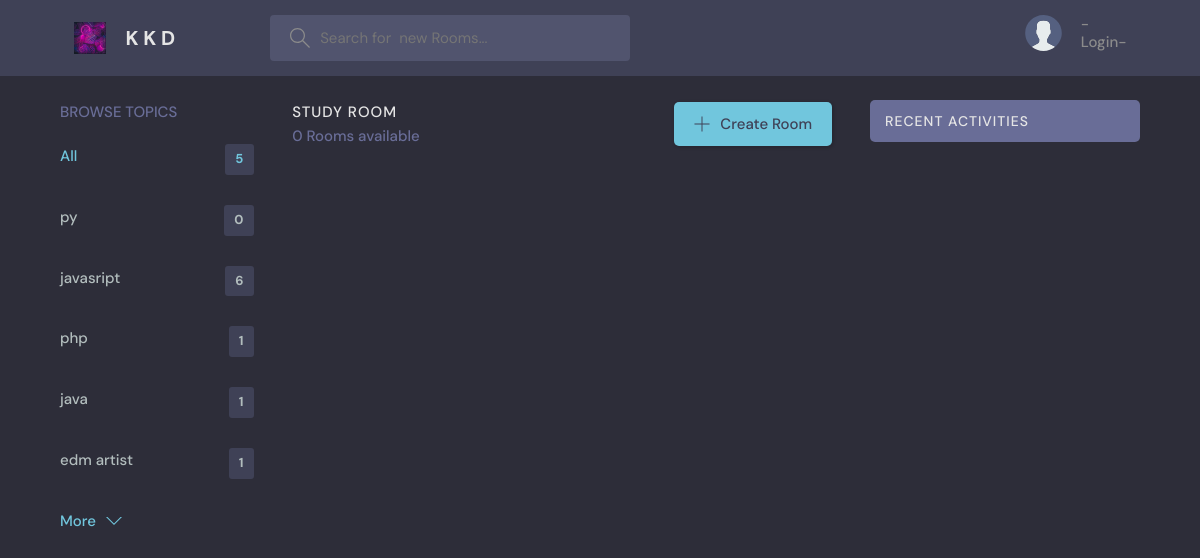
The page /?q=technology on the database as committed earlier.
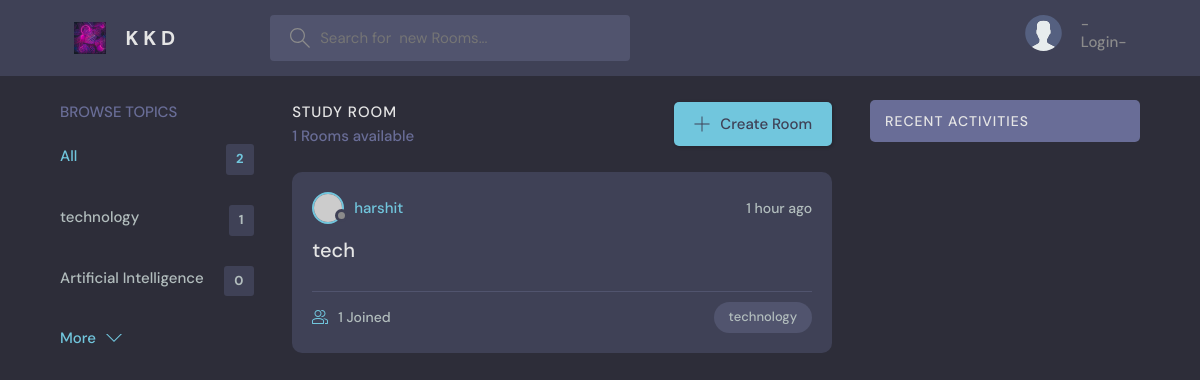
The same page on the database as committed later.
### varta/models.py (models this page shows, shortened)
class Topic(models.Model):
	name = models.CharField(max_length=200)

class Room(models.Model):
	host = models.ForeignKey(User,on_delete=models.SET_NULL,null=True)
	topic = models.ForeignKey(Topic,on_delete=models.SET_NULL,null=True)
	name = models.TextField(max_length=100)
	description = models.TextField(null=True,blank=True)
	participants = models.ManyToManyField(User,related_name='participants',blank=True)
	updated = models.DateTimeField(auto_now=True)
	created = models.DateTimeField(auto_now_add=True)
	class Meta:
		ordering = ['-updated','-created']

### varta/views.py (the view)
# urls.py: path('',views.home,name='home'),
def home(request):
	q = request.GET.get('q') if request.GET.get('q') != None else ''
	rooms = Room.objects.filter(Q(topic__name__icontains=q) | Q(name__icontains=q) |Q(description__icontains=q))
	topics = Topic.objects.all()[0:5]
	room_count = rooms.count()
	room_messages = Message.objects.filter(Q(room__topic__name__icontains=q))
	context = {'rooms':rooms,'topics':topics,'room_count':room_count,'room_messages':room_messages}
	return render(request,'varta/home.html',context)

### varta/templates/varta/home.html (shortened to what this page needs)
    {%extends 'main.html'%}
    {% block content%}
    <main class="layout layout--3">
      <div class="container">
        {% include 'varta/topic.html'%}
        <div class="roomList">
          <div class="roomList__header">
            <div>
              <h2>Study Room</h2>
              <p>{{room_count}} Rooms available</p>
            </div>
            <a class="btn btn--main" href="{% url 'create-room'%}">
              <svg version="1.1" xmlns="http://www.w3.org/2000/svg" width="32" height="32" viewBox="0 0 32 32">
                <title>add</title>
                <path
                  d="M16.943 0.943h-1.885v14.115h-14.115v1.885h14.115v14.115h1.885v-14.115h14.115v-1.885h-14.115v-14.115z"
                ></path>
              </svg>
              Create Room
            </a>
          </div>
         {% include 'varta/feed.html' %}
        </div>
        {% include 'varta/activity_.html' %}
      </div>
    </main>
    {% endblock%}

### templates/main.html (shortened to what this page needs)
<!DOCTYPE html>
{%load static%}
<html lang="en">
  <head>
    <link rel="stylesheet" href="{% static 'styles/style.css'%}" />
  </head>
  <body>
    	{% include 'navbar.html' %}
	{% block content %}
{% endblock %}
  </body>
</html>

### templates/navbar.html (shortened to what this page needs)
   {% load static%}
 <header class="header header--loggedIn">
      <div class="container">
        <a href="{% url 'home'%}" class="header__logo">
          <img src="{% static 'images/im.jpg' %}" />
          <h1>K K D</h1>
        </a>
        <form class="header__search" method="GET" action="{% url 'home' %}">
          <label>
            <input  name="q" placeholder="Search for  new Rooms..." />
          </label>
        </form>
        <nav class="header__menu">
          {% if request.user.is_authenticated %}
          <div class="header__user">
            <a href="{% url 'update-user'%}">
              <div class="avatar avatar--medium active">
                <img src="https://randomuser.me/api/portraits/men/37.jpg" />
              </div>
              <p>{{request.user.username}} <span>@{{request.user.username}}</span></p>
            </a>
            <button class="dropdown-button">
              <svg version="1.1" xmlns="http://www.w3.org/2000/svg" width="32" height="32" viewBox="0 0 32 32">
                <title>chevron-down</title>
                <path d="M16 21l-13-13h-3l16 16 16-16h-3l-13 13z"></path>
              </svg>
            </button>
          </div>
{% else %}
        <a href="{% url 'login' %}">
            <img src="{% static 'images/avatar.svg'%}" />
            <p>-Login-</p>
          </a>
      {% endif%}
        </nav>
      </div>
    </header>

### varta/templates/varta/topic.html
     <div class="topics">
          <div class="topics__header">
            <h2>Browse Topics</h2>
          </div>
          <ul class="topics__list">
            <li>
              <a href="{% url 'home' %}" class="active">All <span>{{topics.count}}</span></a>
            </li>{% for topic in topics %}
            <li>
              <a href="{% url 'home' %}?q={{topic.name}}">{{topic.name}} <span>{{topic.room_set.all.count}}</span></a>
            </li>
           {%endfor%}
          </ul>
          <a class="btn btn--link" href="{% url 'topics'%}">
            More
            <svg version="1.1" xmlns="http://www.w3.org/2000/svg" width="32" height="32" viewBox="0 0 32 32">
              <title>chevron-down</title>
              <path d="M16 21l-13-13h-3l16 16 16-16h-3l-13 13z"></path>
            </svg>
          </a>
        </div>

### varta/templates/varta/feed.html (shortened to what this page needs)
 {% for room in rooms%}
 <div class="roomListRoom">
            <div class="roomListRoom__header">
              <a href="{% url 'user-profile' room.host.id %}" class="roomListRoom__author">
                <div class="avatar avatar--small">
                  <img src="https://randomuser.me/api/portraits/women/11.jpg" />
                </div>
                <span>{{room.host.username}}</span>
              </a>
              <div class="roomListRoom__actions">
                <span>{{room.created|timesince}} ago</span>
              </div>
            </div>
            <div class="roomListRoom__content">
              <a href="{% url 'room' room.id%}">{{room.name}}</a>
                         </div>
            <div class="roomListRoom__meta">
              <a href="{% url 'room' room.id%}" class="roomListRoom__joined">
                {{room.participants.all.count}} Joined
              </a>
              <p class="roomListRoom__topic">{{room.topic.name}}</p>
            </div>
          </div>
{%endfor%}

### varta/templates/varta/activity_.html (shortened to what this page needs)
<div class="activities">
          <div class="activities__header">
            <h2>Recent Activities</h2>
          </div>
        </div>

Rows that differ between the two databases and show on the page:
removed Topic: name "py", room_set.all.count "0"
removed Topic: name "javasript", room_set.all.count "6"
removed Topic: name "php", room_set.all.count "1"
removed Topic: name "java", room_set.all.count "1"
removed Topic: name "edm artist", room_set.all.count "1"
added Topic: name "technology", room_set.all.count "1"
added Topic: name "Artificial Intelligence", room_set.all.count "0"
added Room: host.username "harshit", created "1 hour", name "tech", participants.all.count "1", topic.name "technology"
Other text that changed with them:
{{ topics.count }}: "5" → "2"
{{ room_count }}: "0" → "1"
